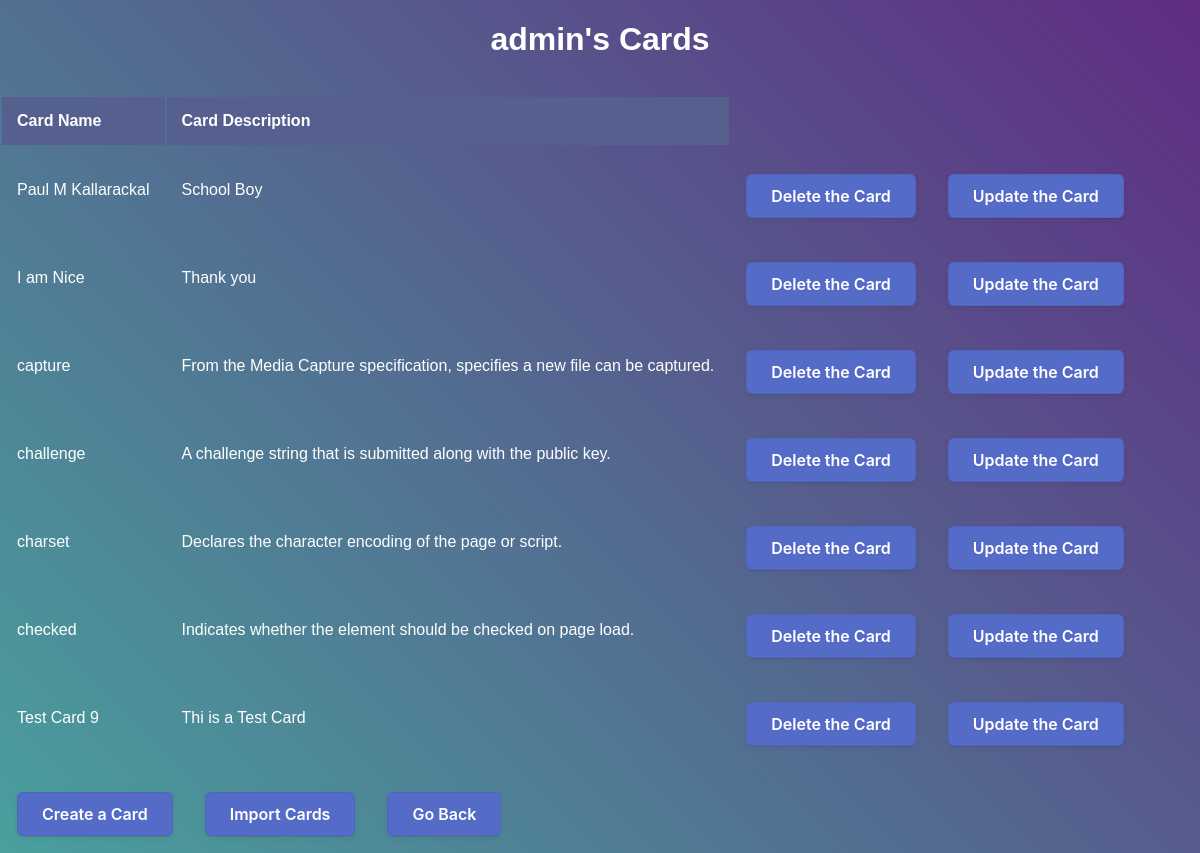
/admin/cards, run on the app's committed database.
### Final Project Mad/code/main.py (models this page shows)
class User(db.Model):
    __tablename__='User'
    userid=db.Column(db.Integer,autoincrement=True,primary_key=True)
    username=db.Column(db.String,nullable=False)
    password=db.Column(db.String,nullable=False)

class Cards(db.Model):
    __tablename__='Cards'
    c_no=db.Column(db.Integer,primary_key=True,autoincrement=True)
    c_name=db.Column(db.String,nullable=False)
    c_description=db.Column(db.String,unique=True,nullable=False)
    username=db.Column(db.String,db.ForeignKey('User.username'),nullable=False)

### Final Project Mad/code/main.py (the view)
@app.route('/<string:username>/cards')
def viewcards(username):
    user=db.session.query(User).filter(User.username==username).first()
    cards=db.session.query(Cards).filter(Cards.username==username).all()
    if cards:
        return render_template('cards.html',user=user,cards=cards)
    else:
        return render_template('no_cards_yet.html',user=user)

### Final Project Mad/code/templates/cards.html (shortened to what this page needs)
{% extends "base.html" %}
{% block stylesheet %}
<link rel='stylesheet' href='/static/dashboard.css'>
{% endblock%}
{% block body %}
<h1> {{user['username']}}'s Cards</h1>
        <table>
            <tr>
                <th>
                    Card Name
                </th>
                <th>
                    Card Description
                </th>
            </tr>
        {% for i in cards %}
            <tr>
                <td>{{i['c_name']}}</td>
                <td>{{i['c_description']}}</td>
                <td> <a href="/{{user['username']}}/deletecard/{{i['c_no']}}"><button>Delete the Card</button></a></td>
                <td> <a href="/{{user['username']}}/updatecard/{{i['c_no']}}"><button>Update the Card</button></a></td>
            </tr>
        {% endfor %}
        </table>
        <table>
            <tr>
                <td><a href="/{{user['username']}}/createcard"><button>Create a Card</button></a></td>
                <td><a href="/{{user['username']}}/importcards"><button>Import Cards</button></a></td>
                <td><a href="/{{user['username']}}/dashboard"><button>Go Back</button></a></td>
            </tr>
        </table>
{% endblock%}

### Final Project Mad/code/static/dashboard.css (style rules this page uses)
html, body { height: 100%; }
body { margin: 0; font-family: sans-serif; font-weight: 100; background: linear-gradient(45deg, #49a09d, #5f2c82); background-attachment: fixed; }
th, td { padding: 15px; color:white; }
th { text-align: left; background-color: #55608f; }
button { appearance: button; backface-visibility: hidden; background-color:#556BC8; border-radius: 6px; border-width: 0; box-shadow: rgba(50, 50, 93, .1) 0 0 0 1px inset,rgba(50, 50, 93, .1) 0 2px 5px 0,rgba(0, 0, 0, .07) 0 1px 1px 0; box-sizing: border-box; color:white; cursor: pointer; font-family: -apple-system,system-ui,"Segoe UI",Roboto,"Helvetica Neue",Ubuntu,sans-serif; font-size: 100%; height: 44px; line-height: 1.15; margin: 12px 0 0; outline: none; overflow: hidden; padding: 0 25px; position: relative; text-align: center; text-transform: none; transform: translateZ(0); transition: all .2s,box-shadow .08s ease-in; user-select: none; -webkit-user-select: none; touch-action: manipulation; width: 100%; font-weight: 600; }
h1 { padding-bottom: 15px; text-align: center; color:white }
::placeholder { color: #e5e5e5; }
table { table-layout: fixed; overflow:auto; }

### data on the page
User: username "admin"
Cards: c_name "Paul M Kallarackal", c_description "School Boy"
Cards: c_name "I am Nice", c_description "Thank you"
Cards: c_name "capture", c_description "From the Media Capture specification, specifies a new file can be captured."
Cards: c_name "challenge", c_description "A challenge string that is submitted along with the public key."
Cards: c_name "charset", c_description "Declares the character encoding of the page or script."
Cards: c_name "checked", c_description "Indicates whether the element should be checked on page load."
Cards: c_name "Test Card 9", c_description "Thi is a Test Card"
